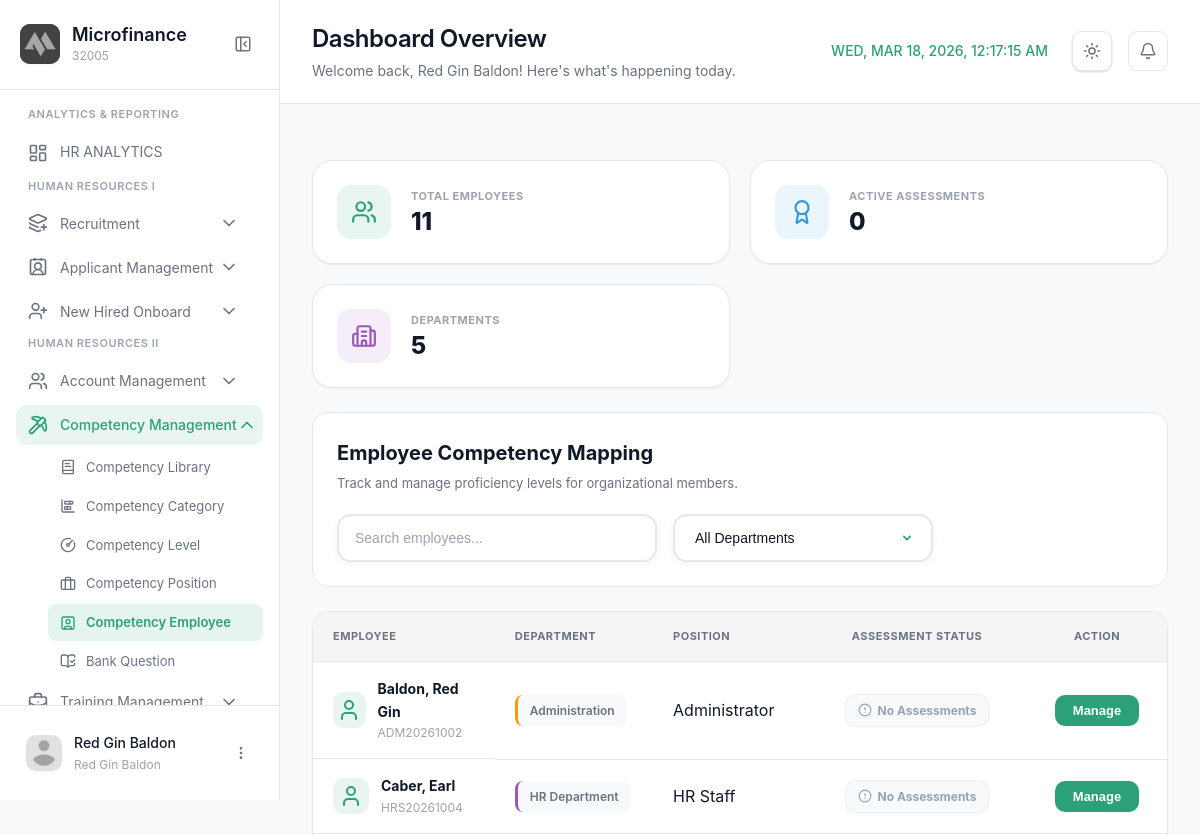
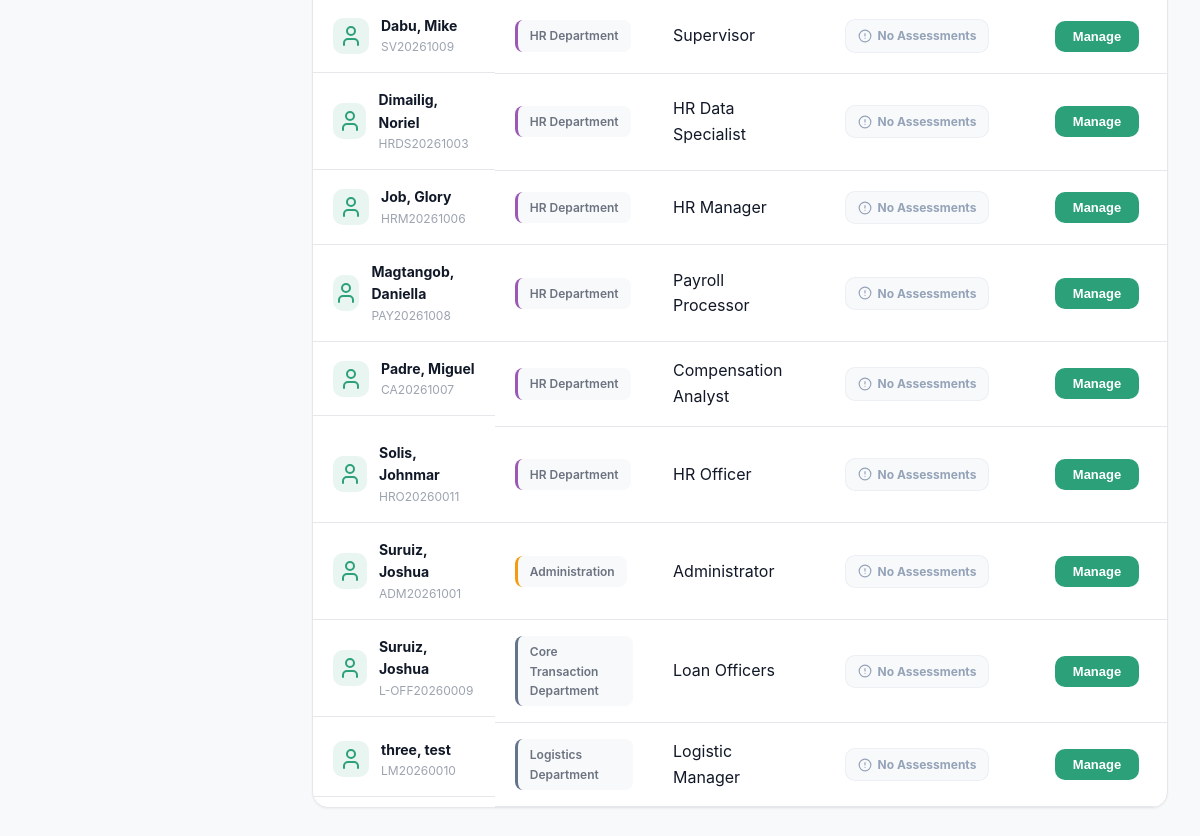
Before: /modules/admin/competencyemployee.php (signed in) with the older database file (2 pictures, top to bottom).
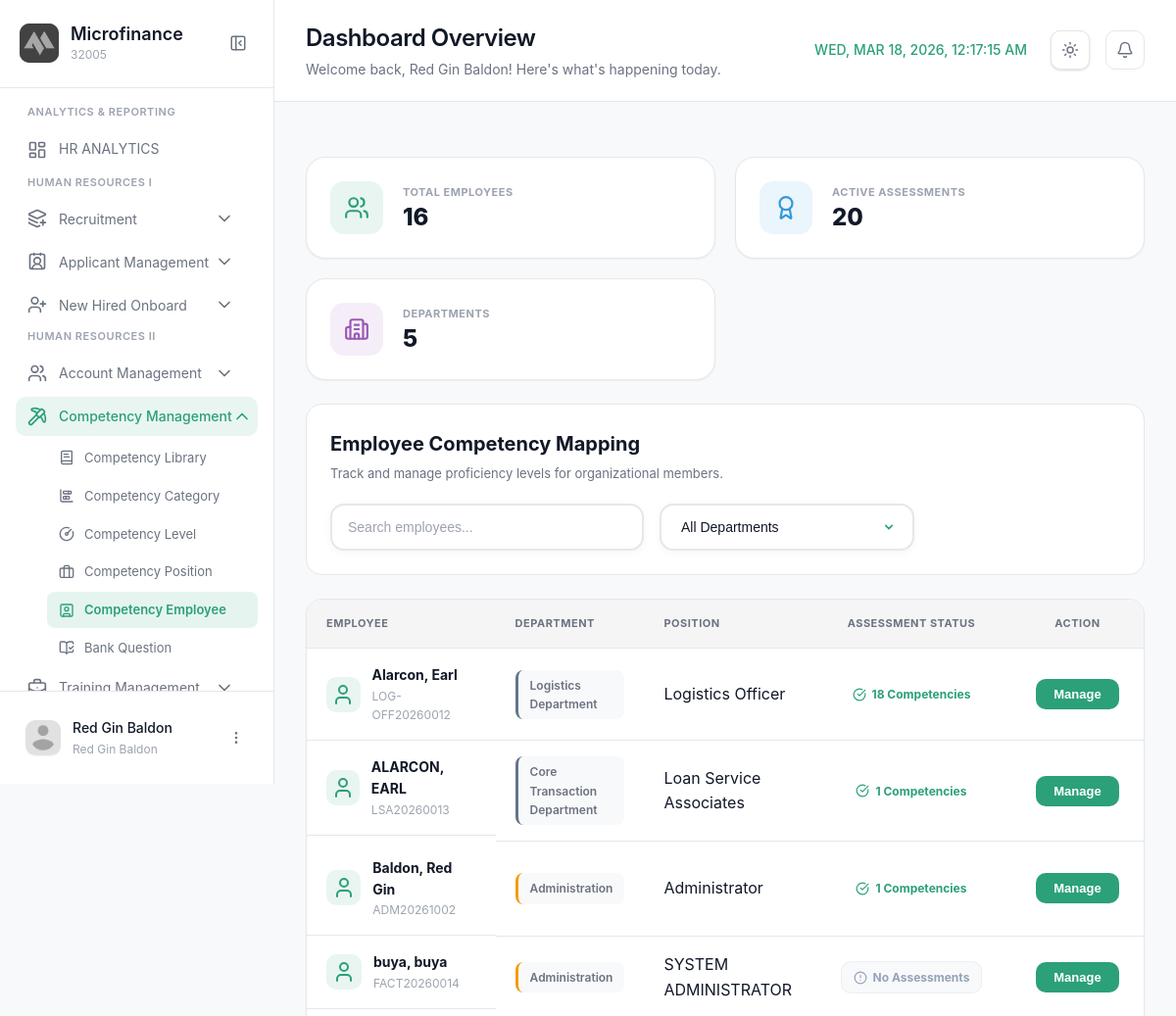
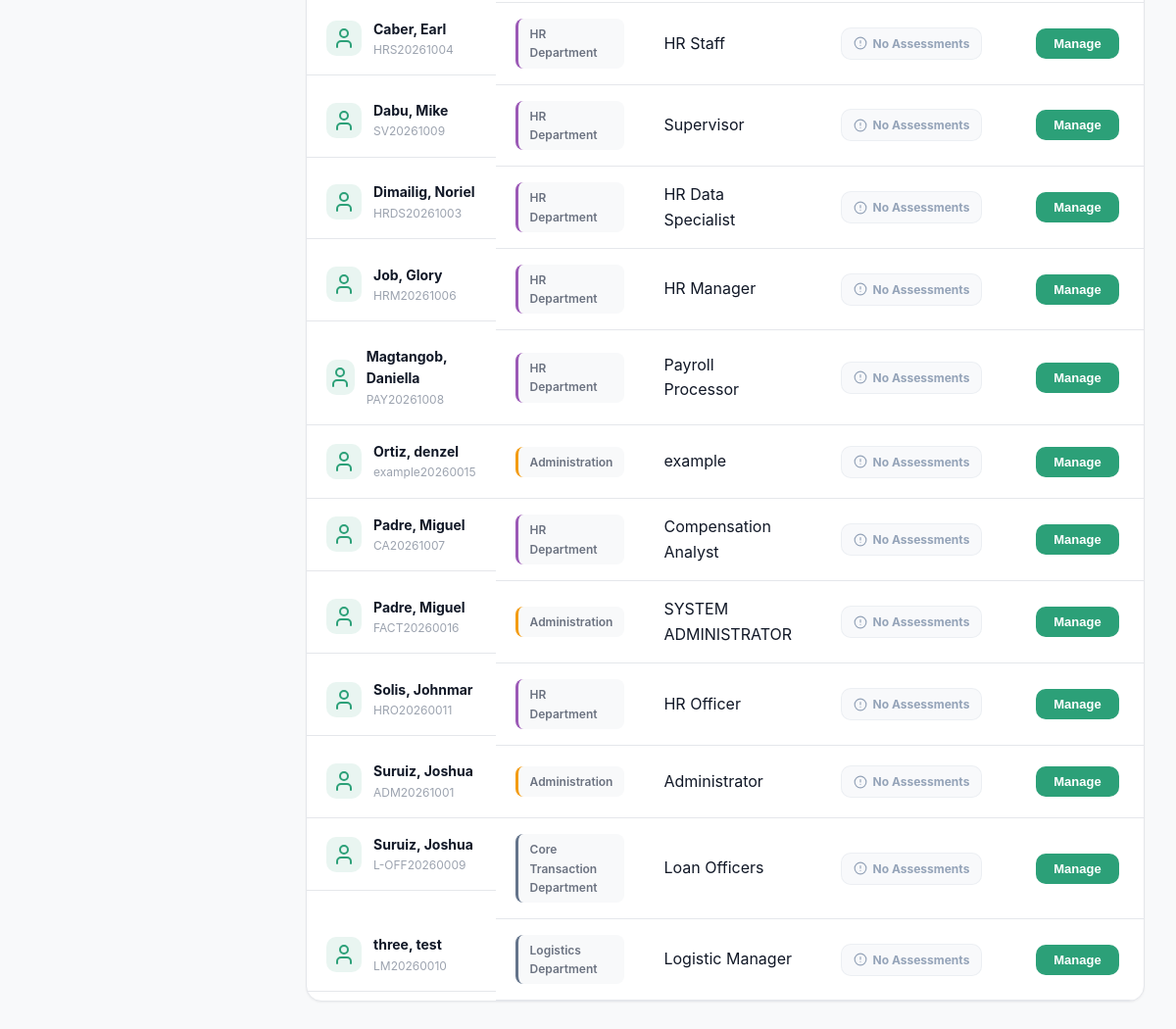
After: the same page with the newer database file (2 pictures, top to bottom).
### tables this page shows
CREATE TABLE `employee` (
  `EmployeeID` int(11) NOT NULL,
  `EmployeeCode` varchar(20) DEFAULT NULL,
  `FirstName` varchar(100) NOT NULL,
  `MiddleName` varchar(100) DEFAULT NULL,
  `LastName` varchar(100) NOT NULL,
  `DateOfBirth` date NOT NULL,
  `Gender` varchar(20) DEFAULT NULL,
  `PersonalEmail` varchar(150) DEFAULT NULL,
  `PhoneNumber` varchar(20) DEFAULT NULL,
  `PermanentAddress` text DEFAULT NULL,
  `ProfilePhoto` varchar(255) DEFAULT NULL
);

### modules/admin/competencyemployee.php (the view, shortened to what the changed rows need)
<!DOCTYPE html>
<html lang="en">
<head>
  <link rel="stylesheet" href="../../css/competencyemployee.css?v=1.2">
</head>
<body>
  <aside class="sidebar" id="sidebar">
    <div class="sidebar-header">
      <div class="logo-container">
        <div class="logo-text">
          <h2 class="app-name">Microfinance</h2>
        </div>
      </div>
    </div>
  </aside>
  <main class="main-content">
    <header class="page-header">
      <div class="header-left">
        <div class="header-title">
          <h1>Dashboard Overview</h1>
        </div>
      </div>
    </header>
    <div class="content-wrapper">
      <?php require_once __DIR__ . '/../../config/config.php'; ?>
      <div class="stats-overview-emp">
        <?php
        $total_employees = 0;
        $total_assessments = 0;
        $total_depts = 0;
        $res = $conn->query("SELECT COUNT(*) FROM employee");
        if($res) $total_employees = $res->fetch_row()[0];
        $res = $conn->query("SELECT COUNT(*) FROM employee_competencies");
        if($res) $total_assessments = $res->fetch_row()[0];
        $res = $conn->query("SELECT COUNT(DISTINCT DepartmentID) FROM department");
        if($res) $total_depts = $res->fetch_row()[0];
        $stats = [
            'total_employees' => $total_employees,
            'total_assessments' => $total_assessments,
            'total_depts' => $total_depts
        ];
        ?>
        <div class="stat-card-emp">
          <div class="sc-info-emp">
            <span class="sc-label-emp">Total Employees</span>
            <h3 class="sc-value-emp"><?php echo number_format($stats['total_employees'] ?? 0); ?></h3>
          </div>
        </div>
        <div class="stat-card-emp">
          <div class="sc-info-emp">
            <span class="sc-label-emp">Active Assessments</span>
            <h3 class="sc-value-emp" id="stat-active-assessments"><?php echo number_format($stats['total_assessments'] ?? 0); ?></h3>
          </div>
        </div>
      </div>
      <div class="action-bar-emp">
        <div class="ab-left-emp">
          <h2>Employee Competency Mapping</h2>
        </div>
      </div>
      <div class="employee-grid">
        <table class="employee-table" id="mainEmployeeTable">
          <thead>
            <tr>
              <th>Employee</th>
              <th>Department</th>
              <th>Position</th>
              <th style="width: 220px; text-align: center;">Assessment Status</th>
              <th style="width: 140px; text-align: center;">Action</th>
            </tr>
          </thead>
          <tbody>
            <?php
            $query = "SELECT e.EmployeeID, e.FirstName, e.LastName, e.EmployeeCode, d.DepartmentName, p.PositionName, ei.DepartmentID,
                             (SELECT COUNT(*) FROM employee_competencies ec WHERE ec.employee_id = e.EmployeeID) as total_comp
                       FROM employee e
                       LEFT JOIN employmentinformation ei ON e.EmployeeID = ei.EmployeeID
                       LEFT JOIN department d ON ei.DepartmentID = d.DepartmentID
                       LEFT JOIN positions p ON ei.PositionID = p.PositionID
                       ORDER BY e.LastName ASC";
            $result = $conn->query($query);
            if ($result && $result->num_rows > 0) {
                while ($row = $result->fetch_assoc()) {
                    $count = $row['total_comp'];
                    $count_label = ($count > 0) ? "$count Competencies" : "No Assessments";
                    $count_color = ($count > 0) ? 'var(--brand-green)' : '#94a3b8';
                    $full_name = htmlspecialchars($row['LastName'] . ', ' . $row['FirstName']);
                    $dept_name = htmlspecialchars($row['DepartmentName'] ?? 'No Dept');
                    $pos_name = htmlspecialchars($row['PositionName'] ?? 'No Position');
                    $dept_id = $row['DepartmentID'] ?? 0;
                    $dept_clean = strtolower(trim($dept_name));
                    $dept_color = '#64748b';
                    if (strpos($dept_clean, 'finance') !== false) $dept_color = '#3498db';
                    else if (strpos($dept_clean, 'hr') !== false || strpos($dept_clean, 'human') !== false) $dept_color = '#9b59b6';
                    else if (strpos($dept_clean, 'microfinance') !== false || strpos($dept_clean, 'loan') !== false) $dept_color = '#2ecc71';
                    else if (strpos($dept_clean, 'admin') !== false) $dept_color = '#f39c12';
            ?>
            <tr data-emp-name="<?php echo strtolower($full_name); ?>"
                data-dept-name="<?php echo $dept_name; ?>"
                data-dept-id="<?php echo $dept_id; ?>">
              <td class="emp-name-cell">
                <div class="emp-icon-mini">
                  <i data-lucide="user"></i>
                </div>
                <div class="emp-info-cell">
                    <strong><?php echo $full_name; ?></strong>
                    <span><?php echo htmlspecialchars($row['EmployeeCode']); ?></span>
                </div>
              </td>
              <td>
                <span class="dept-pill-emp" style="border-left: 3px solid <?php echo $dept_color; ?>;">
                  <?php echo $dept_name; ?>
                </span>
              </td>
              <td>
                <span class="pos-label-emp"><?php echo $pos_name; ?></span>
              </td>
              <td style="text-align: center;">
                <span id="status-badge-<?php echo $row['EmployeeID']; ?>" class="count-badge-emp v2" style="background: <?php echo $count_color; ?>10; color: <?php echo $count_color; ?>; border: 1px solid <?php echo $count_color; ?>20;">
                  <i data-lucide="<?php echo ($count > 0) ? 'check-circle' : 'alert-circle'; ?>" style="width: 14px; height: 14px; margin-right: 6px;"></i>
                  <span class="badge-text"><?php echo $count_label; ?></span>
                </span>
              </td>
              <td style="text-align: center;">
                <button class="view-manage-btn" onclick="openManageModal(<?php echo $row['EmployeeID']; ?>, '<?php echo addslashes($full_name); ?>', '<?php echo addslashes($dept_name); ?>', <?php echo $dept_id; ?>)">
                  Manage
                </button>
              </td>
            </tr>
            <?php
                }
            } else {
                echo '<tr><td colspan="5" style="text-align: center; padding: 40px; color: var(--text-tertiary);">No employees found.</td></tr>';
            }
            ?>
          </tbody>
        </table>
      </div>
    </div>
  </main>
</body>
</html>

Changed rows visible on the page:
added employee: full_name "Alarcon, Earl", EmployeeCode "LOG-OFF20260012", dept_name "Logistics Department", pos_name "Logistics Officer", count_label "18 Competencies"
added employee: full_name "ALARCON, EARL", EmployeeCode "LSA20260013", dept_name "Core Transaction Department", pos_name "Loan Service Associates", count_label "1 Competencies"
computed for employee "Baldon, Red Gin": count_label "No Assessments" → "1 Competencies"
added employee: full_name "buya, buya", EmployeeCode "FACT20260014", dept_name "Administration", pos_name "SYSTEM ADMINISTRATOR", count_label "No Assessments"
added employee: full_name "Ortiz, denzel", EmployeeCode "example20260015", dept_name "Administration", pos_name "example", count_label "No Assessments"
added employee: full_name "Padre, Miguel", EmployeeCode "FACT20260016", dept_name "Administration", pos_name "SYSTEM ADMINISTRATOR", count_label "No Assessments"
Other visible differences:
$stats['total_employees']: "11" → "16"
$stats['total_assessments']: "0" → "20"
